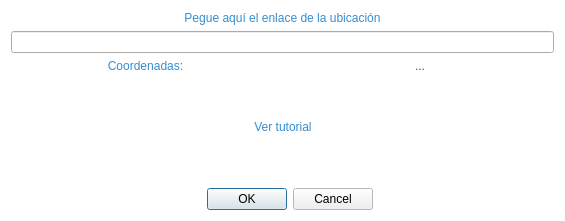
<?xml version="1.0" encoding="UTF-8"?>
<ui version="4.0">
 <class>Obtener_Geolocalizacion</class>
 <widget class="QDialog" name="Obtener_Geolocalizacion">
  <property name="geometry">
   <rect>
    <x>0</x>
    <y>0</y>
    <width>565</width>
    <height>221</height>
   </rect>
  </property>
  <property name="palette">
   <palette>
    <active>
     <colorrole role="Base">
      <brush brushstyle="SolidPattern">
       <color alpha="255">
        <red>46</red>
        <green>47</green>
        <blue>48</blue>
       </color>
      </brush>
     </colorrole>
     <colorrole role="Window">
      <brush brushstyle="SolidPattern">
       <color alpha="255">
        <red>255</red>
        <green>255</green>
        <blue>255</blue>
       </color>
      </brush>
     </colorrole>
    </active>
    <inactive>
     <colorrole role="Base">
      <brush brushstyle="SolidPattern">
       <color alpha="255">
        <red>46</red>
        <green>47</green>
        <blue>48</blue>
       </color>
      </brush>
     </colorrole>
     <colorrole role="Window">
      <brush brushstyle="SolidPattern">
       <color alpha="255">
        <red>255</red>
        <green>255</green>
        <blue>255</blue>
       </color>
      </brush>
     </colorrole>
    </inactive>
    <disabled>
     <colorrole role="Base">
      <brush brushstyle="SolidPattern">
       <color alpha="255">
        <red>255</red>
        <green>255</green>
        <blue>255</blue>
       </color>
      </brush>
     </colorrole>
     <colorrole role="Window">
      <brush brushstyle="SolidPattern">
       <color alpha="255">
        <red>255</red>
        <green>255</green>
        <blue>255</blue>
       </color>
      </brush>
     </colorrole>
    </disabled>
   </palette>
  </property>
  <property name="windowTitle">
   <string>Dialog</string>
  </property>
  <layout class="QVBoxLayout" name="verticalLayout_2">
   <item>
    <layout class="QVBoxLayout" name="verticalLayout">
     <item>
      <widget class="QLabel" name="label">
       <property name="styleSheet">
        <string notr="true">font: 63 12pt &quot;Segoe UI Semibold&quot;;color: rgb(54, 141, 206);</string>
       </property>
       <property name="text">
        <string>Pegue aquí el enlace de la ubicación</string>
       </property>
       <property name="alignment">
        <set>Qt::AlignCenter</set>
       </property>
      </widget>
     </item>
     <item>
      <widget class="QLineEdit" name="le_enlace_con_coordenadas">
       <property name="styleSheet">
        <string notr="true">background-image: url(:/icons/fondo_transparente.png);
color:rgb(80, 80, 80);
font: 87 12pt &quot;Segoe UI Black&quot;;</string>
       </property>
      </widget>
     </item>
    </layout>
   </item>
   <item>
    <spacer name="verticalSpacer">
     <property name="orientation">
      <enum>Qt::Vertical</enum>
     </property>
     <property name="sizeHint" stdset="0">
      <size>
       <width>20</width>
       <height>0</height>
      </size>
     </property>
    </spacer>
   </item>
   <item>
    <layout class="QHBoxLayout" name="horizontalLayout">
     <item>
      <widget class="QLabel" name="label_2">
       <property name="styleSheet">
        <string notr="true">font: 63 12pt &quot;Segoe UI Semibold&quot;;color: rgb(54, 141, 206);</string>
       </property>
       <property name="text">
        <string>Coordenadas:</string>
       </property>
       <property name="alignment">
        <set>Qt::AlignCenter</set>
       </property>
      </widget>
     </item>
     <item>
      <widget class="QLabel" name="l_coordenadas_obtenidas">
       <property name="styleSheet">
        <string notr="true">background-image: url(:/icons/fondo_transparente.png);
color:rgb(80, 80, 80);
font: 87 12pt &quot;Segoe UI Black&quot;;</string>
       </property>
       <property name="text">
        <string>...</string>
       </property>
       <property name="alignment">
        <set>Qt::AlignCenter</set>
       </property>
      </widget>
     </item>
    </layout>
   </item>
   <item>
    <spacer name="verticalSpacer_3">
     <property name="orientation">
      <enum>Qt::Vertical</enum>
     </property>
     <property name="sizeHint" stdset="0">
      <size>
       <width>20</width>
       <height>63</height>
      </size>
     </property>
    </spacer>
   </item>
   <item>
    <layout class="QHBoxLayout" name="horizontalLayout_2">
     <item>
      <spacer name="horizontalSpacer_3">
       <property name="orientation">
        <enum>Qt::Horizontal</enum>
       </property>
       <property name="sizeHint" stdset="0">
        <size>
         <width>40</width>
         <height>20</height>
        </size>
       </property>
      </spacer>
     </item>
     <item>
      <widget class="QPushButton" name="pb_tutorial">
       <property name="styleSheet">
        <string notr="true">font: 63 12pt &quot;Segoe UI Semibold&quot;;color: rgb(54, 141, 206);</string>
       </property>
       <property name="text">
        <string>Ver tutorial</string>
       </property>
       <property name="icon">
        <iconset resource="resources.qrc">
         <normaloff>:/icons/play.png</normaloff>:/icons/play.png</iconset>
       </property>
       <property name="iconSize">
        <size>
         <width>30</width>
         <height>30</height>
        </size>
       </property>
       <property name="flat">
        <bool>true</bool>
       </property>
      </widget>
     </item>
     <item>
      <spacer name="horizontalSpacer_4">
       <property name="orientation">
        <enum>Qt::Horizontal</enum>
       </property>
       <property name="sizeHint" stdset="0">
        <size>
         <width>40</width>
         <height>20</height>
        </size>
       </property>
      </spacer>
     </item>
    </layout>
   </item>
   <item>
    <spacer name="verticalSpacer_4">
     <property name="orientation">
      <enum>Qt::Vertical</enum>
     </property>
     <property name="sizeHint" stdset="0">
      <size>
       <width>20</width>
       <height>63</height>
      </size>
     </property>
    </spacer>
   </item>
   <item>
    <spacer name="verticalSpacer_2">
     <property name="orientation">
      <enum>Qt::Vertical</enum>
     </property>
     <property name="sizeHint" stdset="0">
      <size>
       <width>20</width>
       <height>34</height>
      </size>
     </property>
    </spacer>
   </item>
   <item>
    <layout class="QHBoxLayout" name="horizontalLayout_3">
     <item>
      <spacer name="horizontalSpacer_2">
       <property name="orientation">
        <enum>Qt::Horizontal</enum>
       </property>
       <property name="sizeHint" stdset="0">
        <size>
         <width>40</width>
         <height>20</height>
        </size>
       </property>
      </spacer>
     </item>
     <item>
      <widget class="QDialogButtonBox" name="buttonBox">
       <property name="orientation">
        <enum>Qt::Horizontal</enum>
       </property>
       <property name="standardButtons">
        <set>QDialogButtonBox::Cancel|QDialogButtonBox::Ok</set>
       </property>
      </widget>
     </item>
     <item>
      <spacer name="horizontalSpacer">
       <property name="orientation">
        <enum>Qt::Horizontal</enum>
       </property>
       <property name="sizeHint" stdset="0">
        <size>
         <width>40</width>
         <height>20</height>
        </size>
       </property>
      </spacer>
     </item>
    </layout>
   </item>
  </layout>
 </widget>
 <resources>
  <include location="resources.qrc"/>
 </resources>
 <connections>
  <connection>
   <sender>buttonBox</sender>
   <signal>accepted()</signal>
   <receiver>Obtener_Geolocalizacion</receiver>
   <slot>accept()</slot>
   <hints>
    <hint type="sourcelabel">
     <x>248</x>
     <y>254</y>
    </hint>
    <hint type="destinationlabel">
     <x>157</x>
     <y>274</y>
    </hint>
   </hints>
  </connection>
  <connection>
   <sender>buttonBox</sender>
   <signal>rejected()</signal>
   <receiver>Obtener_Geolocalizacion</receiver>
   <slot>reject()</slot>
   <hints>
    <hint type="sourcelabel">
     <x>316</x>
     <y>260</y>
    </hint>
    <hint type="destinationlabel">
     <x>286</x>
     <y>274</y>
    </hint>
   </hints>
  </connection>
 </connections>
</ui>
